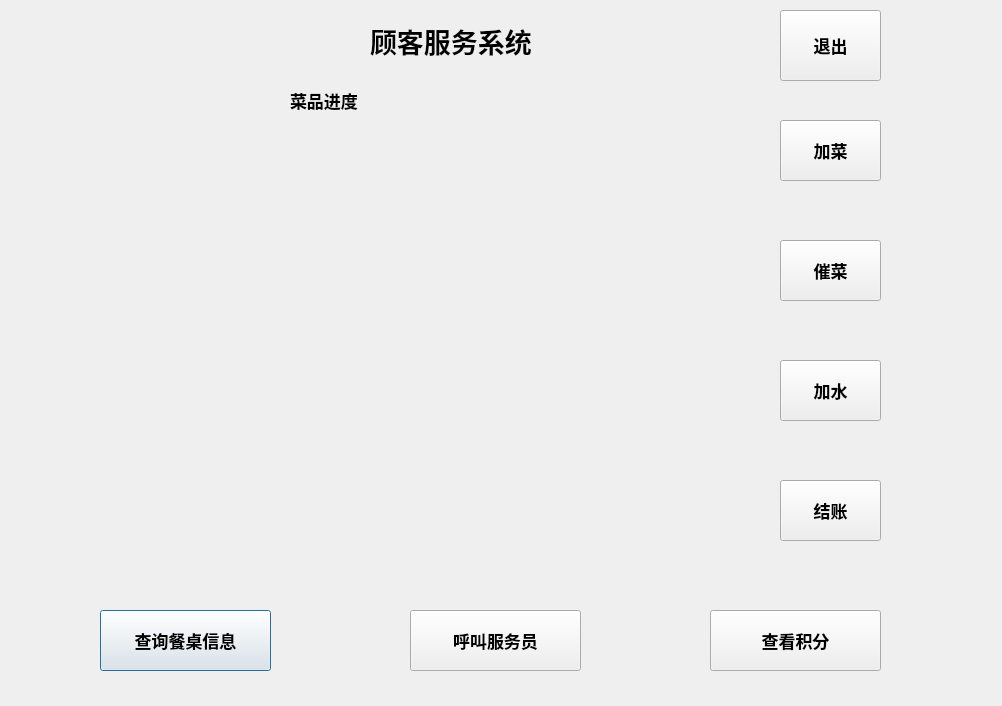
<?xml version="1.0" encoding="UTF-8"?>
<ui version="4.0">
 <class>ServiceView</class>
 <widget class="QDialog" name="ServiceView">
  <property name="geometry">
   <rect>
    <x>0</x>
    <y>0</y>
    <width>1002</width>
    <height>706</height>
   </rect>
  </property>
  <property name="windowTitle">
   <string>Dialog</string>
  </property>
  <property name="styleSheet">
   <string notr="true"/>
  </property>
  <widget class="QLabel" name="title">
   <property name="geometry">
    <rect>
     <x>370</x>
     <y>10</y>
     <width>261</width>
     <height>61</height>
    </rect>
   </property>
   <property name="font">
    <font>
     <pointsize>20</pointsize>
     <weight>75</weight>
     <bold>true</bold>
    </font>
   </property>
   <property name="text">
    <string>顾客服务系统</string>
   </property>
  </widget>
  <widget class="QPushButton" name="table_information">
   <property name="geometry">
    <rect>
     <x>100</x>
     <y>610</y>
     <width>171</width>
     <height>61</height>
    </rect>
   </property>
   <property name="font">
    <font>
     <pointsize>13</pointsize>
     <weight>75</weight>
     <bold>true</bold>
    </font>
   </property>
   <property name="text">
    <string>查询餐桌信息</string>
   </property>
  </widget>
  <widget class="QPushButton" name="urge_dishes">
   <property name="geometry">
    <rect>
     <x>780</x>
     <y>240</y>
     <width>101</width>
     <height>61</height>
    </rect>
   </property>
   <property name="font">
    <font>
     <pointsize>13</pointsize>
     <weight>75</weight>
     <bold>true</bold>
    </font>
   </property>
   <property name="text">
    <string>催菜</string>
   </property>
  </widget>
  <widget class="QPushButton" name="add_water">
   <property name="geometry">
    <rect>
     <x>780</x>
     <y>360</y>
     <width>101</width>
     <height>61</height>
    </rect>
   </property>
   <property name="font">
    <font>
     <pointsize>13</pointsize>
     <weight>75</weight>
     <bold>true</bold>
    </font>
   </property>
   <property name="text">
    <string>加水</string>
   </property>
  </widget>
  <widget class="QPushButton" name="check_out">
   <property name="geometry">
    <rect>
     <x>780</x>
     <y>480</y>
     <width>101</width>
     <height>61</height>
    </rect>
   </property>
   <property name="font">
    <font>
     <pointsize>13</pointsize>
     <weight>75</weight>
     <bold>true</bold>
    </font>
   </property>
   <property name="text">
    <string>结账</string>
   </property>
  </widget>
  <widget class="QLabel" name="progress_label">
   <property name="geometry">
    <rect>
     <x>290</x>
     <y>80</y>
     <width>111</width>
     <height>41</height>
    </rect>
   </property>
   <property name="font">
    <font>
     <pointsize>13</pointsize>
     <weight>75</weight>
     <italic>false</italic>
     <bold>true</bold>
    </font>
   </property>
   <property name="mouseTracking">
    <bool>false</bool>
   </property>
   <property name="focusPolicy">
    <enum>Qt::NoFocus</enum>
   </property>
   <property name="frameShape">
    <enum>QFrame::NoFrame</enum>
   </property>
   <property name="frameShadow">
    <enum>QFrame::Plain</enum>
   </property>
   <property name="text">
    <string>菜品进度</string>
   </property>
  </widget>
  <widget class="QPushButton" name="add_dishes">
   <property name="geometry">
    <rect>
     <x>780</x>
     <y>120</y>
     <width>101</width>
     <height>61</height>
    </rect>
   </property>
   <property name="font">
    <font>
     <pointsize>13</pointsize>
     <weight>75</weight>
     <bold>true</bold>
    </font>
   </property>
   <property name="contextMenuPolicy">
    <enum>Qt::DefaultContextMenu</enum>
   </property>
   <property name="styleSheet">
    <string notr="true"/>
   </property>
   <property name="text">
    <string>加菜</string>
   </property>
   <property name="flat">
    <bool>false</bool>
   </property>
  </widget>
  <widget class="QPushButton" name="call_waiter">
   <property name="geometry">
    <rect>
     <x>410</x>
     <y>610</y>
     <width>171</width>
     <height>61</height>
    </rect>
   </property>
   <property name="font">
    <font>
     <pointsize>13</pointsize>
     <weight>75</weight>
     <bold>true</bold>
    </font>
   </property>
   <property name="text">
    <string>呼叫服务员</string>
   </property>
  </widget>
  <widget class="QPushButton" name="credit_btn">
   <property name="geometry">
    <rect>
     <x>710</x>
     <y>610</y>
     <width>171</width>
     <height>61</height>
    </rect>
   </property>
   <property name="font">
    <font>
     <pointsize>13</pointsize>
     <weight>75</weight>
     <bold>true</bold>
    </font>
   </property>
   <property name="text">
    <string>查看积分</string>
   </property>
  </widget>
  <widget class="QPushButton" name="quit_btn">
   <property name="geometry">
    <rect>
     <x>780</x>
     <y>10</y>
     <width>101</width>
     <height>71</height>
    </rect>
   </property>
   <property name="font">
    <font>
     <pointsize>13</pointsize>
     <weight>75</weight>
     <bold>true</bold>
    </font>
   </property>
   <property name="styleSheet">
    <string notr="true"/>
   </property>
   <property name="text">
    <string>退出</string>
   </property>
  </widget>
 </widget>
 <resources/>
 <connections/>
</ui>
